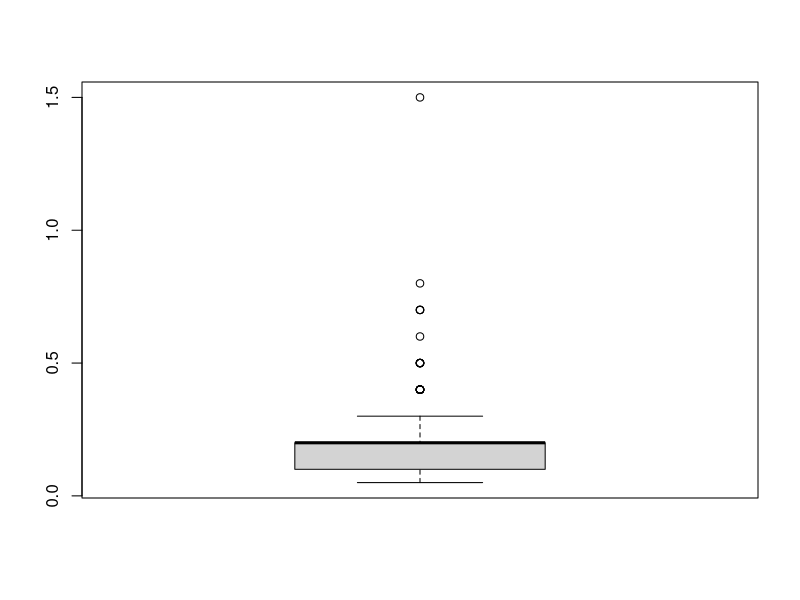
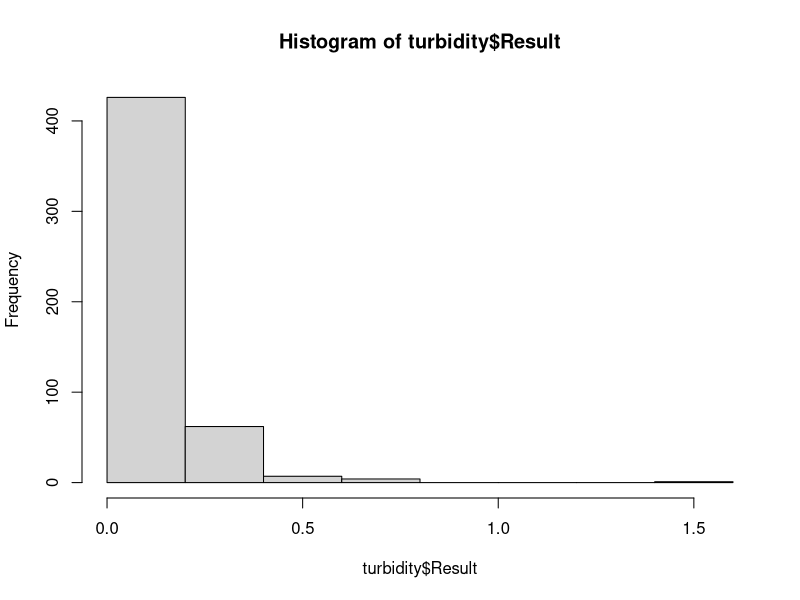
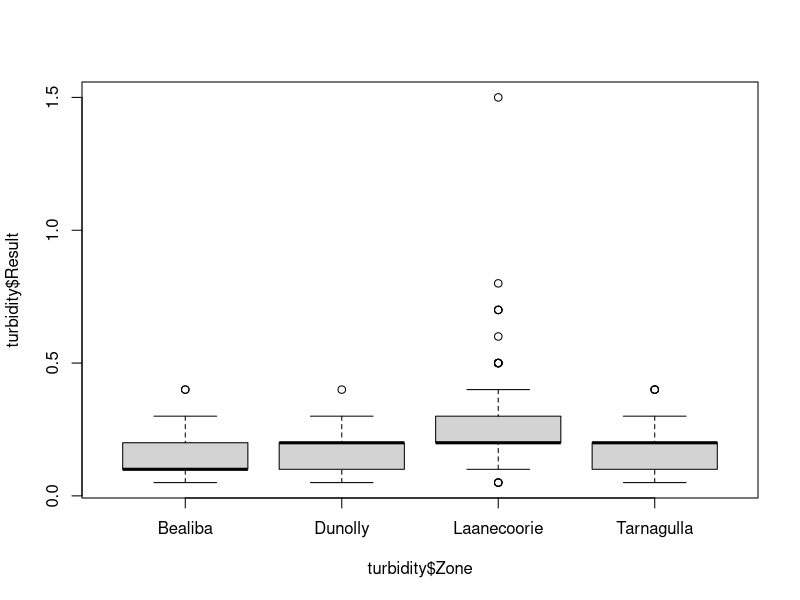

Write R code to recreate these figures, in order.
#########################################################
##                                                     ##
##  Writing Data Science Code for Water Professionals  ##
##                                                     ##
##                    Dr Peter Prevos                  ##
##                                                     ##
##               Session 1: Introduction to R          ##
##                Water Quality Regulations            ##
##                                                     ##
##  https://github.com/pprevos/RforWaterProfessionals  ##
##                                                     ##
#########################################################

## Load data
turbidity <- read.csv("session2/turbidity_laanecoorie.csv")

## Inspect data
turbidity
dim(turbidity)

head(turbidity)
tail(turbidity)
View(turbidity)

str(turbidity)

names(turbidity)

turbidity$Result
turbidity$Date_Sampled

## Convert data
turbidity$Date_Sampled <- as.Date(turbidity$Date_Sampled)

## Explore data
table(turbidity$Zone)
max(turbidity$Result)
range(turbidity$Result)
summary(turbidity$Result)
unique(turbidity$Zone)

# Subset data
turbidity[1:10, 4:5]
names(turbidity)[4:5]
turbidity[1:10, c("Zone", "Result")]

turbidity$Zone == "Laanecoorie"

harcourt <- turbidity[turbidity$Zone == "Laanecoorie", ]
harcourt <- subset(turbidity, Zone == "Laanecoorie")
summary(harcourt$Result)

summary(harcourt$Result)

# Add data
turbidity$Comply <- turbidity$Result <= 5
turbidity$Comply

# Anlyse data
quantile(turbidity$Result, probs = 0.95, type = 5)

sapply(1:9, function(m) quantile(turbidity$Result, 0.95, type = m))

tapply(turbidity$Result, turbidity$Zone,
       function(x) sapply(1:9, function(m) quantile(x, 0.95, type = m)))

tapply(turbidity, turbidity$Zone, mean)

## Visualise data
boxplot(turbidity$Result)
hist(turbidity$Result)

boxplot(turbidity$Result ~ turbidity$Zone)
